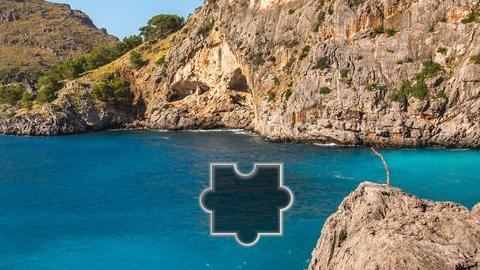
#> input picture verify_block_img/bg.png, 480 x 270 px, found by its file name
$ python img_mv.py
#> lines starting #> are read from the running program, lines starting #| are printed output that depends on the picture; after the words box and inside, x2 and y2 are one past the last pixel; in counts of white or black regions, pixels touching at a corner belong together; long printed decimals are rounded
# # pip install opencv-python-headless

# import cv2
# import os


# # 定义一个函数用于在图像上绘制矩形框，并显示结果
# def cv_save_target(img, x1, y1, x2, y2):
#     # 在图像上绘制矩形框，颜色为绿色，线条宽度为2
#     cv2.rectangle(img, (x1, y1), (x2, y2), (0, 255, 0), 2)
#     # 显示处理后的图像
#     # cv_show(img, title="res")
#     cv2.imwrite("output_.jpg", img)


# # 定义一个函数用于显示图像
# def cv_show(img, title="img"):
#     # 显示图像
#     cv2.imshow(title, img)
#     # 等待用户按键继续
#     cv2.waitKey(0)
#     # 关闭所有显示的窗口
#     cv2.destroyAllWindows()


# # 加载背景图像
# bg = cv2.imread("./verify_block_img/bg.png")
# # 检查图像是否成功加载
# if bg is None:
#     print("Error: bg.png 加载失败")
# # else:
# #     cv_show(bg, "bg")  # 显示背景图像

# # 加载目标图像
# target = cv2.imread("./verify_block_img/target.png")
# # 检查图像是否成功加载
# if target is None:
#     print("Error: target.png 加载失败")
# # else:
# #     cv_show(target, "target")  # 显示目标图像

# # 对背景图像和目标图像进行边缘检测
# bg_canny = cv2.Canny(bg, 70, 200)
# target_canny = cv2.Canny(target, 70, 200)
# # 显示边缘检测结果
# # cv_show(bg_canny, "bg_canny")
# # cv_show(target_canny, "target_canny")

# # 在背景图像中查找与目标图像匹配的区域
# res = cv2.matchTemplate(bg_canny, target_canny, cv2.TM_CCOEFF_NORMED)
# # 获取匹配结果的最小值、最大值及其位置
# min_val, max_val, min_loc, max_loc = cv2.minMaxLoc(res)

# # 打印匹配度，最大值越接近1表示匹配度越高
# print(f"匹配度: {max_val}")

# # 获取目标图像的尺寸（高度和宽度）
# height, width = target.shape[:2]

# # 计算矩形框的左上角和右下角坐标
# x1, y1 = max_loc[0], max_loc[1]
# x2, y2 = x1 + width, y1 + height

# print("坐标:", x1, y1, x2, y2)
# # 在背景图像上绘制匹配区域的矩形框，并显示最终结果
# cv_save_target(bg, x1, y1, x2, y2)


import cv2

# 加载背景图像和目标图像并转换为灰度图像
bg = cv2.imread("./verify_block_img/bg.png", cv2.IMREAD_GRAYSCALE)
#> bg: shape (270, 480); min 0, max 255, mean 112.7
target = cv2.imread("./verify_block_img/target.png", cv2.IMREAD_GRAYSCALE)
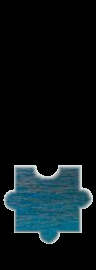
#> input picture verify_block_img/target.png, 96 x 270 px, found by its file name
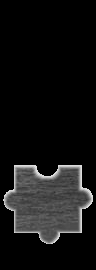
#> target: shape (270, 96); min 0, max 222, mean 18.8

# 检查图像是否成功加载
if bg is None or target is None:
    print("Error: 图片加载失败")
else:
    # 对背景图像和目标图像进行均值滤波，以减少噪声
    bg = cv2.GaussianBlur(bg, (5, 5), 0)
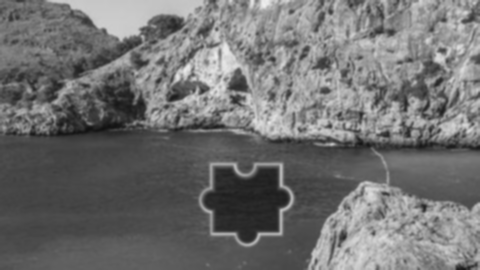
#> bg: shape (270, 480); min 17, max 238, mean 112.7
    target = cv2.GaussianBlur(target, (5, 5), 0)
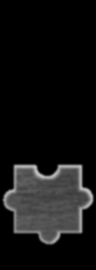
#> target: shape (270, 96); min 0, max 194, mean 18.8

    # 调整边缘检测的阈值，找到合适的边缘
    bg_canny = cv2.Canny(bg, 50, 150)
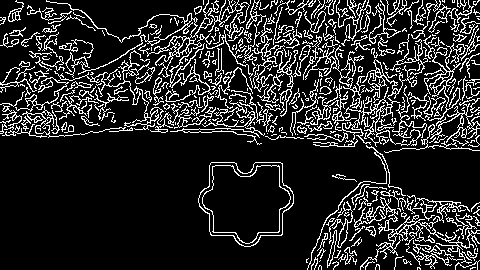
#> bg_canny: shape (270, 480); 15.9% white in thin lines or dots
    target_canny = cv2.Canny(target, 50, 150)
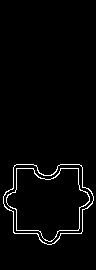
#> target_canny: shape (270, 96); 2.5% white in thin lines or dots, all inside (x1, y1, x2, y2) = (3, 164, 94, 245)

    # 在背景图像中查找与目标图像匹配的区域
    res = cv2.matchTemplate(bg_canny, target_canny, cv2.TM_CCOEFF_NORMED)
    min_val, max_val, min_loc, max_loc = cv2.minMaxLoc(res)
#> min_val = -0.0595; max_val = 0.0335; min_loc = (237, 0); max_loc = (200, 0)

    # 打印匹配度
    print(f"匹配度: {max_val}")
#| 匹配度: 0.0335

    # 如果匹配度低于预期（例如0.7），可能需要尝试其他方法
    if max_val < 0.7:
        print("匹配度较低，可能需要调整匹配参数或进行图像预处理")

    # 计算矩形框的坐标并绘制
    height, width = target.shape[:2]
#> height = 270; width = 96
    x1, y1 = max_loc[0], max_loc[1]
#> x1 = 200; y1 = 0
    x2, y2 = x1 + width, y1 + height
#> x2 = 296; y2 = 270

    # 绘制矩形框并保存
    cv2.rectangle(bg, (x1, y1), (x2, y2), (0, 255, 0), 2)
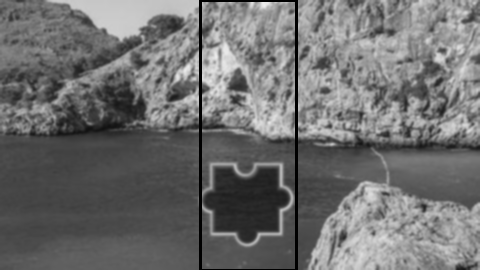
#> bg: shape (270, 480); 1.47% of pixels changed, all inside (x1, y1, x2, y2) = (199, 0, 298, 270)
    cv2.imwrite("output_.jpg", bg)
